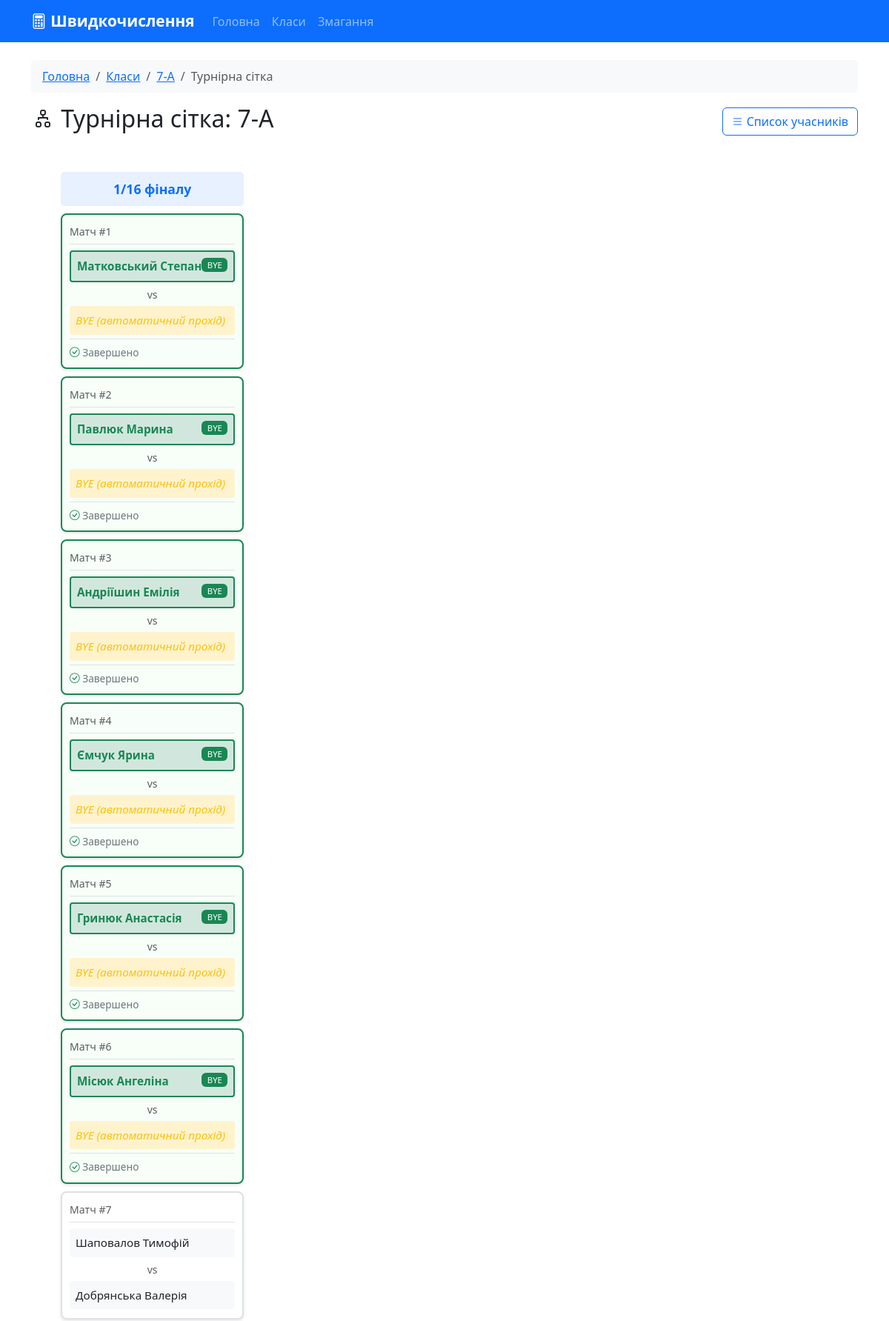
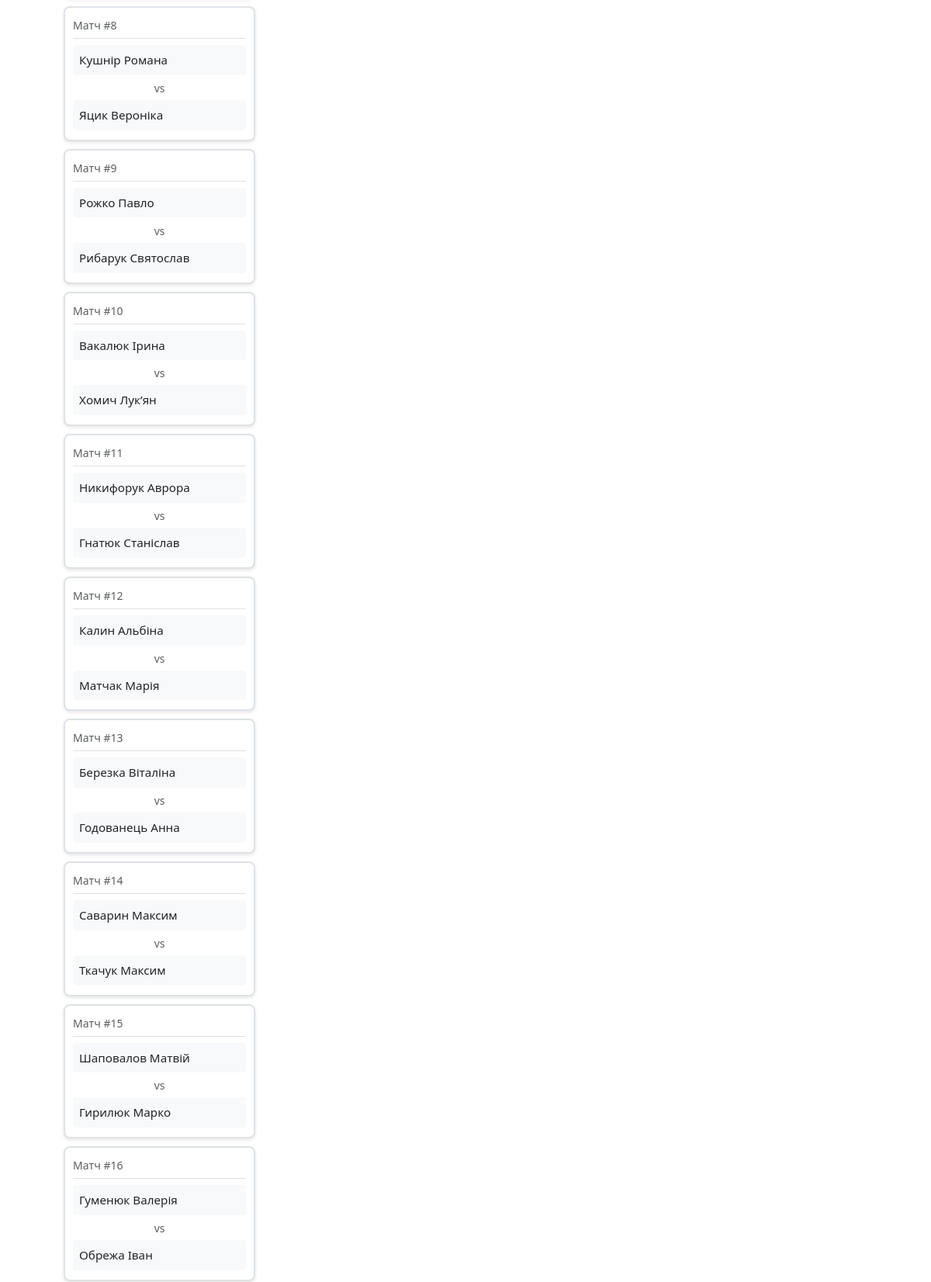
The app's page /bracket/7-А (upper part) with its own data (2 pictures, top to bottom).
### models.py (models this page shows, shortened)
class Match(db.Model):
    id = db.Column(db.Integer, primary_key=True)
    student1_id = db.Column(db.Integer, db.ForeignKey('student.id'), nullable=False)
    student2_id = db.Column(db.Integer, db.ForeignKey('student.id'), nullable=True)
    class_name = db.Column(db.String(10), nullable=False)
    round_number = db.Column(db.Integer, nullable=False)
    match_number = db.Column(db.Integer, nullable=False)
    winner_id = db.Column(db.Integer, db.ForeignKey('student.id'), nullable=True)
    winner = db.relationship('Student', foreign_keys=[winner_id], backref='wins')
    scheduled_date = db.Column(db.DateTime, nullable=True)
    completed_date = db.Column(db.DateTime, nullable=True)
    is_completed = db.Column(db.Boolean, default=False)
    score1 = db.Column(db.Integer)
    score2 = db.Column(db.Integer)
    notes = db.Column(db.Text)
    @property
    def round_name(self):
        if self.round_number == 0:
            return "Кваліфікація"
        round_names = {
            1: "1/16 фіналу",
            2: "1/8 фіналу",
            3: "1/4 фіналу",
            4: "1/2 фіналу (Півфінал)",
            5: "Фінал",
            6: "За 3-є місце"
        }
        return round_names.get(self.round_number, f"Раунд {self.round_number}")

class Student(db.Model):
    id = db.Column(db.Integer, primary_key=True)
    first_name = db.Column(db.String(50), nullable=False)
    last_name = db.Column(db.String(50), nullable=False)
    patronymic = db.Column(db.String(50))
    class_name = db.Column(db.String(10), nullable=False)
    seed = db.Column(db.Integer)
    rating = db.Column(db.Integer, default=0)
    has_bye = db.Column(db.Boolean, default=False)
    home_matches = db.relationship('Match', foreign_keys='Match.student1_id', backref='student1', lazy=True)
    away_matches = db.relationship('Match', foreign_keys='Match.student2_id', backref='student2', lazy=True)
    @property
    def full_name(self):
        return f"{self.last_name} {self.first_name} {self.patronymic or ''}".strip()

### app.py (the view)
@app.route('/bracket/<class_name>')
def bracket(class_name):
    students = Student.query.filter_by(class_name=class_name).order_by(Student.seed).all()
    matches = Match.query.filter_by(class_name=class_name).order_by(Match.round_number, Match.match_number).all()
    rounds = {}
    for match in matches:
        if match.round_number not in rounds:
            rounds[match.round_number] = []
        rounds[match.round_number].append(match)
    return render_template('bracket.html',
                         class_name=class_name,
                         students=students,
                         rounds=sorted(rounds.items()))

### templates/bracket.html (shortened to what this page needs)
{% extends "base.html" %}
{% block content %}
<div class="row">
    <div class="col-12">
        <nav aria-label="breadcrumb">
            <ol class="breadcrumb">
                <li class="breadcrumb-item"><a href="{{ url_for('index') }}">Головна</a></li>
                <li class="breadcrumb-item"><a href="{{ url_for('classes') }}">Класи</a></li>
                <li class="breadcrumb-item"><a href="{{ url_for('class_detail', class_name=class_name) }}">{{ class_name }}</a></li>
                <li class="breadcrumb-item active">Турнірна сітка</li>
            </ol>
        </nav>
        <div class="d-flex justify-content-between align-items-center mb-4">
            <h2><i class="bi bi-diagram-2"></i> Турнірна сітка: {{ class_name }}</h2>
            <a href="{{ url_for('class_detail', class_name=class_name) }}" class="btn btn-outline-primary">
                <i class="bi bi-list"></i> Список учасників
            </a>
        </div>
        {% if rounds %}
        <div class="bracket">
            {% for round_num, round_matches in rounds %}
            <div class="round">
                <div class="round-title">
                    {% if round_matches %}
                        {{ round_matches[0].round_name }}
                    {% else %}
                        Раунд {{ round_num }}
                    {% endif %}
                </div>
                {% for match in round_matches %}
                <div class="match-card {% if match.is_completed %}completed{% endif %}">
                    <div class="match-header mb-2">
                        <small class="text-muted">Матч #{{ match.match_number }}</small>
                    </div>
                    <div class="participant {% if match.winner_id == match.student1_id %}winner{% endif %} {% if match.student1 and match.student1.has_bye %}text-success fw-bold{% endif %}">
                        {% if match.student1 %}
                            {{ match.student1.full_name }}
                            {% if match.student1.has_bye and match.round_number == 1 %}
                                <span class="badge bg-success float-end">BYE</span>
                            {% elif match.score1 is not none %}
                                <span class="badge bg-secondary float-end">{{ match.score1 }}</span>
                            {% endif %}
                        {% else %}
                            <span class="text-muted">Очікується...</span>
                        {% endif %}
                    </div>
                    <div class="text-center my-1">
                        <small class="text-muted">vs</small>
                    </div>
                    <div class="participant {% if match.student2_id is none %}bye{% elif match.winner_id == match.student2_id %}winner{% endif %}">
                        {% if match.student2 %}
                            {{ match.student2.full_name }}
                        {% elif match.student2_id is none and match.student1 %}
                            <span class="text-warning">BYE (автоматичний прохід)</span>
                        {% else %}
                            <span class="text-muted">Очікується...</span>
                        {% endif %}
                    </div>
                    {% if match.is_completed %}
                    <div class="match-info">
                        <i class="bi bi-check-circle text-success"></i> Завершено
                    </div>
                    {% endif %}
                </div>
                {% endfor %}
            </div>
            {% endfor %}
        </div>
        {% else %}
        <div class="alert alert-warning">
            <i class="bi bi-exclamation-triangle"></i>
            Турнірна сітка ще не сформована. Необхідно провести жеребкування.
        </div>
        {% endif %}
    </div>
</div>
{% endblock %}

### static/css/style.css (style rules this page uses)
body { min-height: 100vh; display: flex; flex-direction: column; }
.bracket { display: flex; padding: 20px; overflow-x: auto; min-height: 500px; }
.round { display: flex; flex-direction: column; justify-content: space-around; margin: 0 15px; }
.round-title { text-align: center; font-weight: bold; font-size: 1.1rem; margin-bottom: 20px; color: #0d6efd; padding: 10px; background: #e7f1ff; border-radius: 5px; }
.match-card { background: white; border: 2px solid #dee2e6; border-radius: 8px; margin: 10px 0; padding: 12px; min-width: 220px; max-width: 250px; box-shadow: 0 2px 4px rgba(0,0,0,0.1); transition: all 0.3s; }
.match-card.completed { border-color: #198754; background: #f8fff8; }
.match-header { border-bottom: 1px solid #dee2e6; padding-bottom: 5px; margin-bottom: 8px; }
.participant { padding: 10px; margin: 3px 0; border-radius: 5px; background: #f8f9fa; font-size: 0.95rem; transition: all 0.2s; }
.participant.winner { background: #d1e7dd; font-weight: bold; border: 2px solid #198754; }
.participant.bye { background: #fff3cd; font-style: italic; color: #856404; }
.match-info { font-size: 0.85em; color: #6c757d; margin-top: 8px; padding-top: 8px; border-top: 1px solid #dee2e6; }
.badge { font-weight: 500; }
.btn { transition: all 0.2s; }
.breadcrumb { background: #f8f9fa; padding: 10px 15px; border-radius: 5px; }

### templates/bracket.html (style rules this page uses)
.bracket { overflow-x: auto; }
.round { display: inline-block; vertical-align: top; margin: 0 20px; }
.round-title { text-align: center; font-weight: bold; margin-bottom: 10px; color: #0d6efd; }
.match-card { background: white; border: 2px solid #dee2e6; border-radius: 8px; margin: 10px 0; padding: 10px; min-width: 200px; }
.match-card.completed { border-color: #198754; }
.participant { padding: 8px; margin: 2px 0; border-radius: 4px; background: #f8f9fa; }
.participant.winner { background: #d1e7dd; font-weight: bold; }
.participant.bye { background: #fff3cd; font-style: italic; }
.match-info { font-size: 0.85em; color: #6c757d; margin-top: 5px; }

### records on screen
Match: round_number "1/16 фіналу", match_number "1", student1.full_name "Матковський Степан", shows "BYE", shows "BYE (автоматичний прохід)", is_completed True (drawn)
Match: match_number "2", student1.full_name "Павлюк Марина", round_number "BYE", shows "BYE (автоматичний прохід)", is_completed True (drawn)
Match: match_number "3", student1.full_name "Андріїшин Емілія", round_number "BYE", shows "BYE (автоматичний прохід)", is_completed True (drawn)
Match: match_number "4", student1.full_name "Ємчук Ярина", round_number "BYE", shows "BYE (автоматичний прохід)", is_completed True (drawn)
Match: match_number "5", student1.full_name "Гринюк Анастасія", round_number "BYE", shows "BYE (автоматичний прохід)", is_completed True (drawn)
Match: match_number "6", student1.full_name "Місюк Ангеліна", round_number "BYE", shows "BYE (автоматичний прохід)", is_completed True (drawn)
Match: match_number "7", student1.full_name "Шаповалов Тимофій", student2.full_name "Добрянська Валерія"
Match: match_number "8", student1.full_name "Кушнір Романа", student2.full_name "Яцик Вероніка"
Match: match_number "9", student1.full_name "Рожко Павло", student2.full_name "Рибарук Святослав"
Match: match_number "10", student1.full_name "Вакалюк Ірина", student2.full_name "Хомич Лук’ян"
Match: match_number "11", student1.full_name "Никифорук Аврора", student2.full_name "Гнатюк Станіслав"
Match: match_number "12", student1.full_name "Калин Альбіна", student2.full_name "Матчак Марія"
Match: match_number "13", student1.full_name "Березка Віталіна", student2.full_name "Годованець Анна"
Match: match_number "14", student1.full_name "Саварин Максим", student2.full_name "Ткачук Максим"
Match: match_number "15", student1.full_name "Шаповалов Матвій", student2.full_name "Гирилюк Марко"
Match: match_number "16", student1.full_name "Гуменюк Валерія", student2.full_name "Обрежа Іван"

### other values on screen
{{ class_name }} "7-А"
